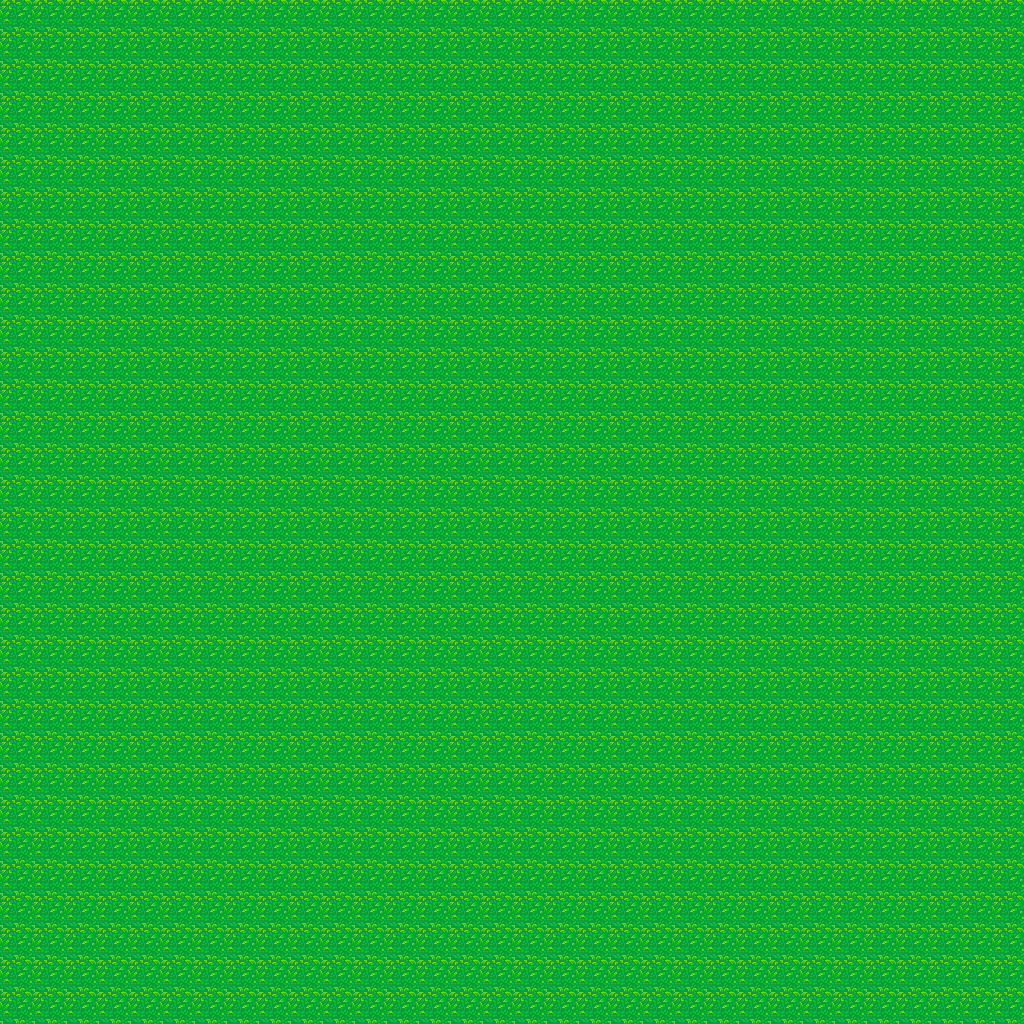

This game map was drawn from its Tiled (.tmx) file and the tilesets committed beside it. A one-line description and the trimmed map source follow:
An orthogonal 32x32 tile map with 32x32 px tiles, 1 tile layer (grass).

<map version="1.0" tiledversion="1.1.5" orientation="orthogonal" renderorder="right-down" width="32" height="32" tilewidth="32" tileheight="32" infinite="0" nextobjectid="1">
 <tileset firstgid="1" name="tiles" tilewidth="32" tileheight="32" spacing="1" margin="1" tilecount="667" columns="23">
  <image source="tiles.png" width="760" height="958" />
 </tileset>
 <layer name="grass" width="32" height="32">
  <data>[1024 cells, 1024 non-empty, 1 distinct tile ids]</data>
 </layer>
</map>
